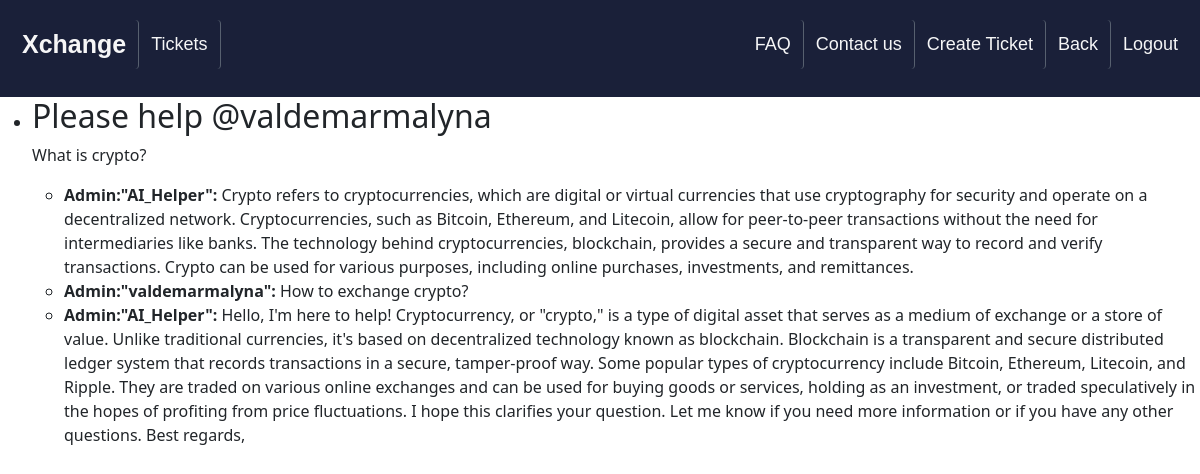
The page /support/ (signed in) on the database its author committed.
### support/models.py (models this page shows, shortened)
class Ticket(models.Model):
    title = models.CharField(max_length=255)
    description = models.TextField()
    created_at = models.DateTimeField(auto_now_add=True)
    user = models.ForeignKey(User, on_delete=models.CASCADE)
    status = models.CharField(max_length=20, choices=[
        ('open', 'Open'),
        ('in_progress', 'In Progress'),
        ('closed', 'Closed')
    ])

class Comment(models.Model):
    is_ai = models.BooleanField(default=False)
    ticket = models.ForeignKey(Ticket, on_delete=models.CASCADE, related_name='comments')
    user = models.ForeignKey(User, on_delete=models.CASCADE)
    text = models.TextField()
    created_at = models.DateTimeField(auto_now_add=True)
    is_ai = models.BooleanField(default=False)  # New field

### support/views.py (the view)
# urls.py: path('support/', views.ticket_list, name='ticket_list'),
@login_required
def ticket_list(request):
    tickets = Ticket.objects.filter(user=request.user)
    return render(request, 'support/ticket_list.html', {'tickets': tickets})

### templates/support/ticket_list.html (shortened to what this page needs)
{% block content %}
{% load socialaccount %}
<!DOCTYPE html>
<html lang="en">
<head>
    <link rel="stylesheet" href="https://cdn.jsdelivr.net/npm/bootstrap@5.3.0/dist/css/bootstrap.min.css">
    <link rel="stylesheet" href="https://cdnjs.cloudflare.com/ajax/libs/font-awesome/4.7.0/css/font-awesome.min.css">
</head>
<body>
    <div class="background-container">
        <header>
            <div class="header">
                <a href="/" class="logo">Xchange</a>
                <a class="h1">Tickets </a>
                <div class="header-right">
                    {% if user.is_authenticated %}
                        <a href="faq_list/">FAQ</a>
                        <a href="contact/">Contact us</a>
                        <a href="create_ticket/">Create Ticket</a>
                        <a href="/">Back</a>
                        <a href="{% url 'logout_view' %}">Logout</a>
                    {% else %}
                        <a href="{% provider_login_url 'google'%}?next=/">Login/Register with Google</a>
                    {% endif %}
                </div>
            </div>
        </header>
  <ul>
    {% for ticket in tickets %}
      <li>
        <h2>{{ ticket.title }} @{{ ticket.user.username }}</h2>
        <p>{{ ticket.description }}</p>
        <ul>
          {% for comment in ticket.comments.all %}
            <li>
              <strong>Admin:"{{ comment.user.username }}":</strong> {{ comment.text }}
            </li>
          {% empty %}
            <li>No comments yet.</li>
          {% endfor %}
        </ul>
      </li>
    {% endfor %}
  </ul>
{% endblock %}

### templates/support/ticket_list.html (style rules this page uses)
body { margin: 0; padding: 0; overflow: hidden; }
.background-container { background-size: cover; background-position: center; background-repeat: no-repeat; height: 100vh; overflow-y: auto; }
.header { font-family: 'Montserrat', sans-serif; overflow: hidden; background-color: #1a2039; padding: 20px 10px; }
.header a { float: left; color: #f6f6f7; text-align: center; padding: 12px; text-decoration: none; font-size: 18px; line-height: 25px; border-radius: 4px; transition: background-color 0.3s, color 0.3s; }
.header a:not(:last-child) { border-right: 1px solid #57606f; }
.header a.logo { font-size: 25px; font-weight: bold; }
.header-right { float: right; }
body { margin: 0; }

### rows shown on the page
Ticket: title "Please help", user.username "valdemarmalyna", description "What is crypto?"
Comment: user.username "AI_Helper", text "Crypto refers to cryptocurrencies, which are digital or virtual currencies that use cryptography for security and operate on a decentralized network. Cryptocurrencies, such as Bitcoin, Ethereum, and Litecoin, allow for peer-to-peer transactions without the need for intermediaries like banks. The technology behind cryptocurrencies, blockchain, provides a secure and transparent way to record and verify transactions. Crypto can be used for various purposes, including online purchases, investments, and remittances."
Comment: user.username "valdemarmalyna", text "How to exchange crypto?"
Comment: user.username "AI_Helper", text "Hello, I'm here to help! Cryptocurrency, or \"crypto,\" is a type of digital asset that serves as a medium of exchange or a store of value. Unlike traditional currencies, it's based on decentralized technology known as blockchain. Blockchain is a transparent and secure distributed ledger system that records transactions in a secure, tamper-proof way. Some popular types of cryptocurrency include Bitcoin, Ethereum, Litecoin, and Ripple. They are traded on various online exchanges and can be used for buying goods or services, holding as an investment, or traded speculatively in the hopes of profiting from price fluctuations. I hope this clarifies your question. Let me know if you need more…"
